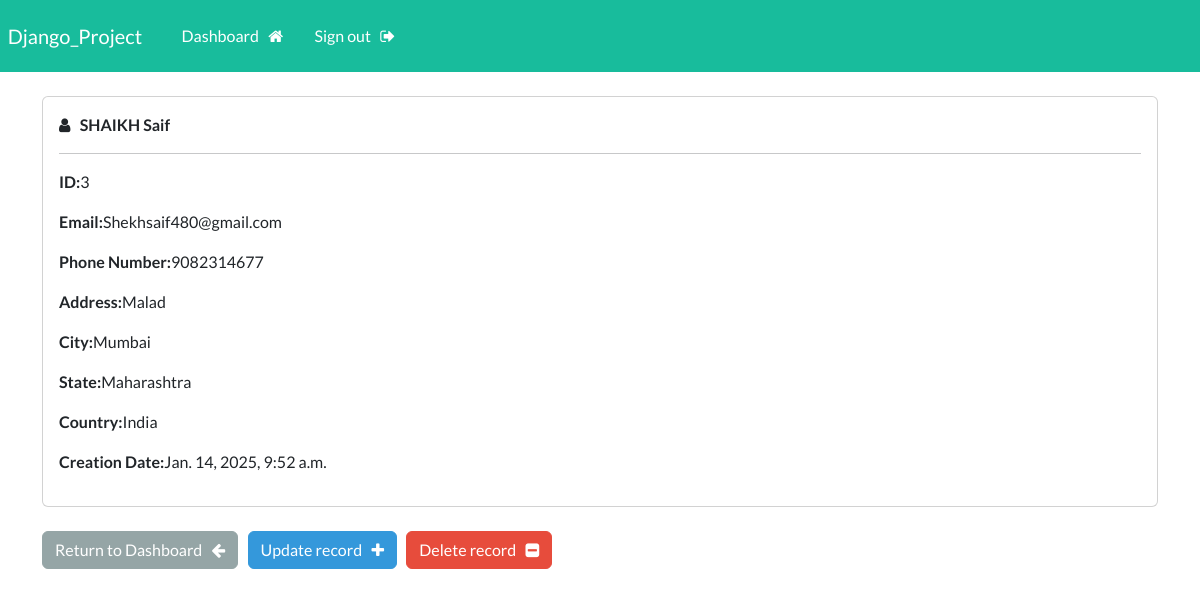
Screenshot of /record/3 (signed in) with the database file from the repository.
### webapp/models.py (models this page shows, shortened)
class Record(models.Model):
    creation_date=models.DateTimeField(auto_now_add=True)
    first_name=models.CharField(max_length=100)
    last_name=models.CharField(max_length=100)
    email = models.CharField(max_length=255)
    phone = models.CharField(max_length=10)
    address = models.CharField(max_length=300)
    city = models.CharField(max_length=20)
    state = models.CharField(max_length=100)
    country = models.CharField(max_length=100)

### webapp/views.py (the view)
# urls.py: path('record/<int:pk>',views.singular_record,name='record'),
@login_required(login_url='my-login')
def singular_record(request,pk):
    all_records=Record.objects.get(id=pk)
    context={'record':all_records}
    return render(request,'webapp/view-record.html',context=context)

### webapp/templates/webapp/view-record.html (shortened to what this page needs)
{% extends "webapp/base.html" %}
{% block content %}
    <div class="card">
        <div class="card-body">
            <i class="fa fa-user" aria-hidden="true"></i> &nbsp;
        <strong>
            {{record.last_name|upper}}
            {{record.first_name}}
        </strong>
        <hr>
        <p><strong>ID:</strong>{{record.id}}</p>
        <p><strong>Email:</strong>{{record.email}}</p>
        <p><strong>Phone Number:</strong>{{record.phone}}</p>
        <p><strong>Address:</strong>{{record.address}}</p>
        <p><strong>City:</strong>{{record.city}}</p>
        <p><strong>State:</strong>{{record.state}}</p>
        <p><strong>Country:</strong>{{record.country}}</p>
        <p><strong>Creation Date:</strong>{{record.creation_date}}</p>
    </div>
    </div>
    <br>
    <a href="{% url 'dashboard' %}" class='btn btn-secondary'> Return to Dashboard &nbsp; <i class="fa fa-arrow-left" aria-hidden="true"></i></a>
    <a href="{% url 'update-record' record.id %}" class='btn btn-info'> Update record &nbsp; <i class="fa fa-plus" aria-hidden="true"></i> </a>
    <a href="{% url 'delete' record.id %}" class='btn btn-danger'> Delete record &nbsp; <i class="fa fa-minus-square" aria-hidden="true"></i></a>
{% endblock  %}

### rows the page displays
Record: last_name "SHAIKH", first_name "Saif", id "3", email "Shekhsaif480@gmail.com", phone "9082314677", address "Malad", city "Mumbai", state "Maharashtra", country "India", creation_date "Jan. 14, 2025, 9:52 a.m."
